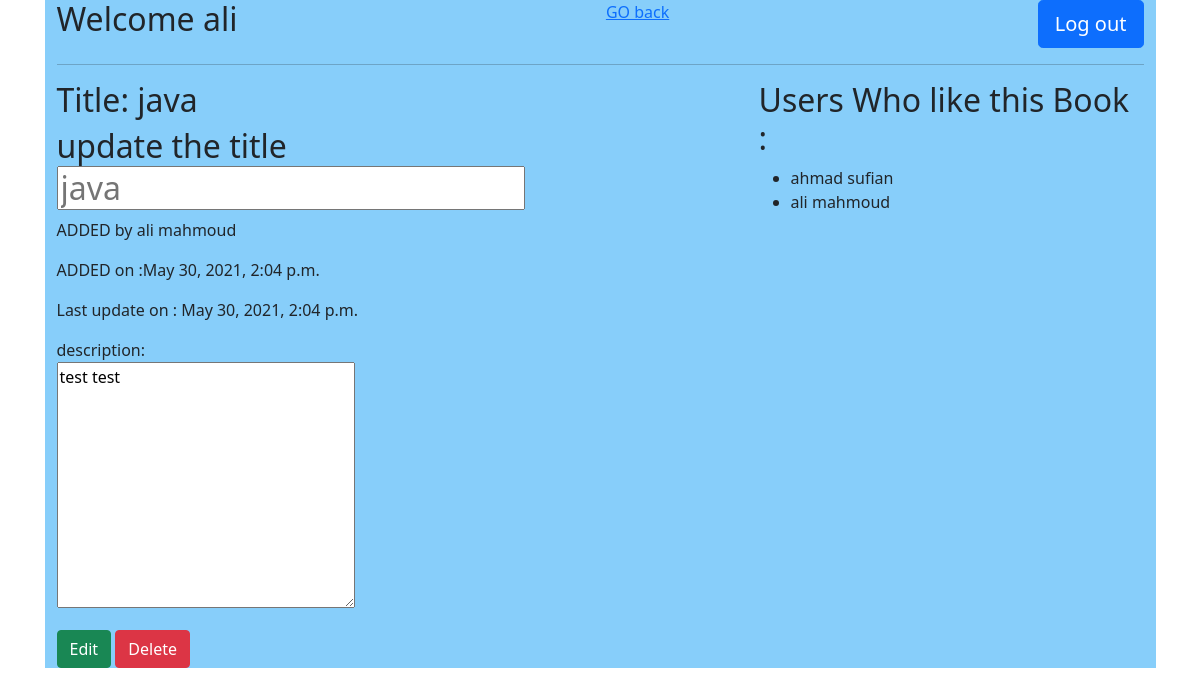
/bookdesc/6 (signed in), run on the app's committed database.
### book/models.py (models this page shows)
class Book(models.Model):
    title = models.CharField(max_length=255)
    desc=models.TextField()
    uploaded_by=models.ForeignKey(users,related_name="books_uploaded",on_delete=models.CASCADE)
    users_who_like =models.ManyToManyField(users,related_name="liked_books")
    objects = UserManager()
    create_at = models.DateTimeField(auto_now_add=True)
    update_at = models.DateTimeField(auto_now=True)

class users (models.Model):
    First_Name = models.CharField(max_length=255)
    Last_Name = models.CharField(max_length=255)
    Email = models.CharField(max_length=255)
    Password = models.CharField(max_length=255)
    objects = UserManager()
    create_at = models.DateTimeField(auto_now_add=True)
    update_at = models.DateTimeField(auto_now=True)

### book/views.py (the view)
# urls.py: path('bookdesc/<int:i>',views.bookdesc),
def bookdesc(request,i):
    book=Book.objects.get(id=i)
    user = users.objects.get(id=request.session['id'])
    liked_books = book.users_who_like.all()
    data={
        "book":book,
        "liked_books":liked_books,
        "user":user,
    }
    return render (request,"bookdesc.html",data)

### book/templates/bookdesc.html (shortened to what this page needs)
<!DOCTYPE html>
<html lang="en">
<!DOCTYPE html>
<html lang="en">
<head>
    <link href="https://cdn.jsdelivr.net/npm/bootstrap@5.0.1/dist/css/bootstrap.min.css" rel="stylesheet"
>
</head>
<body>
    <div class="container"
        style="width: 1111px; height: 100%; background-color: lightskyblue; justify-content: space-around; ">
        <header style="display:flex; justify-content: space-between;">
            <h2>Welcome {{request.session.name}}</h2>
            <a href="/book"> GO back</a>
            <div class="form-group ">
                <form action="/logout" method="POST">
                    <button type="submit" id="button" class="btn btn-primary btn-lg btn-block login-button">Log
                        out</button>
                </form>
            </div>
        </header>
        <hr>
        <div class="mid" style="display: flex;">
            <section>
                {%if user.id == book.uploaded_by.id%}
                <h2>Title: {{book.title}}</h2>
                <form action="/editbook/{{book.id}}" method="POST">
                    <h2>update the title <input type="text" name="newtitle" placeholder="{{book.title}}"></h2>
                    <p>ADDED by {{book.uploaded_by.First_Name}} {{book.uploaded_by.Last_Name}}</p>
                    <p>ADDED on :{{book.create_at}}</p>
                    <p>Last update on : {{book.update_at}}</p>
                    <p>description:<br>
                        <textarea name="newdesc" id="" cols="30" rows="10">{{book.desc}}</textarea>
                    </p>
                    <button type="submit" name="edit" value="edit" class="btn btn-success">Edit</button>
                    <button type="submit" name="delete" value="delete" class="btn btn-danger">Delete</button>
                </form>
                {%endif%}
            </section>
            <div class="side">
                <h2>Users Who like this Book :</h2>
                <ul>
                    {%for i in liked_books %}
                    <li>{{i.First_Name}} {{i.Last_Name}}</li>
                    {%endfor%}
                </ul>
            </div>
        </div>
    </div>
</body>
</html>

### data on the page
Book: title "java", newtitle "java", uploaded_by.First_Name "ali", uploaded_by.Last_Name "mahmoud", create_at "May 30, 2021, 2:04 p.m.", update_at "May 30, 2021, 2:04 p.m.", newdesc "test test"
users: First_Name "ahmad", Last_Name "sufian"
users: First_Name "ali", Last_Name "mahmoud"
